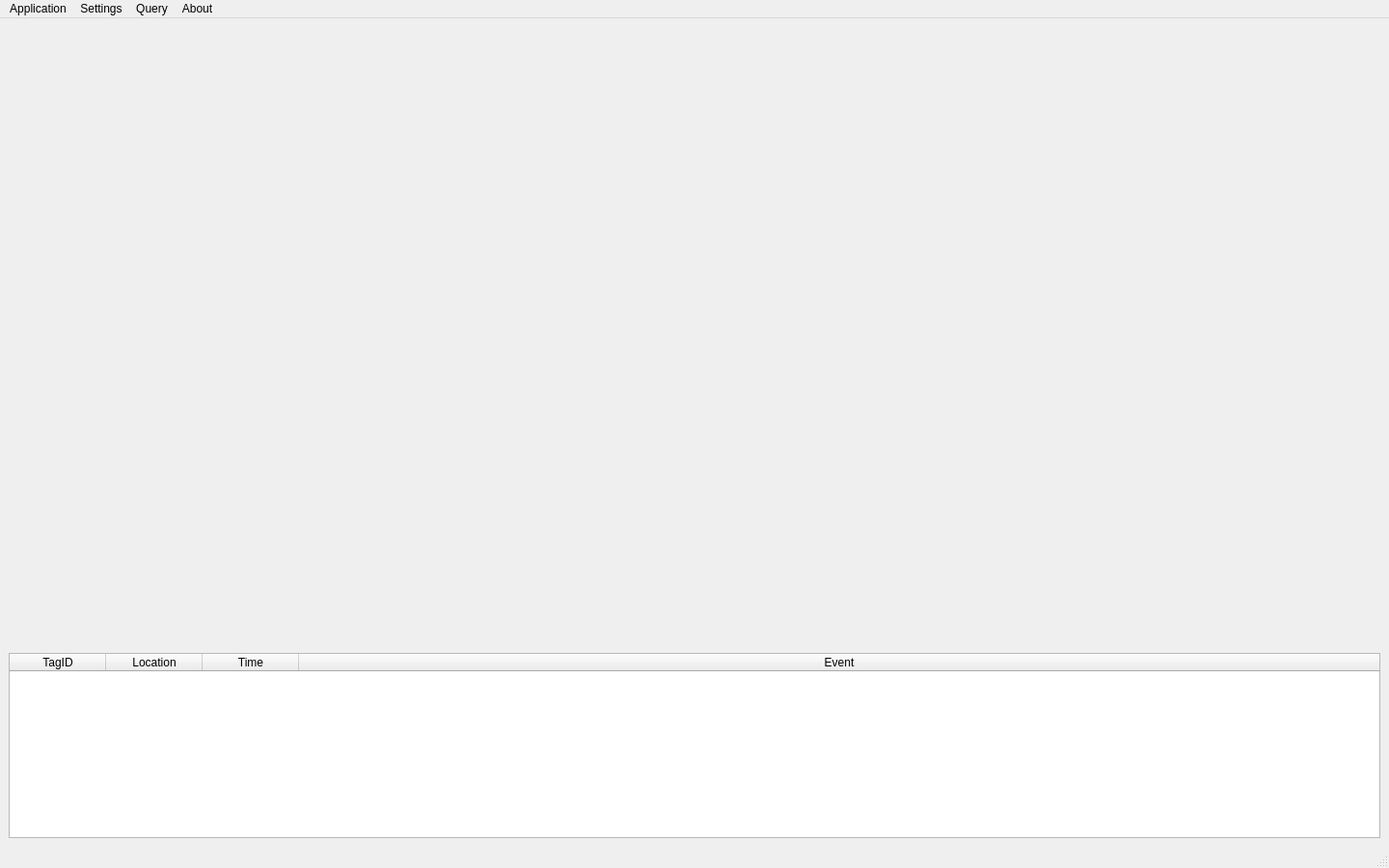
<?xml version="1.0" encoding="UTF-8"?>
<ui version="4.0">
 <class>mainWindow</class>
 <widget class="QMainWindow" name="mainWindow">
  <property name="geometry">
   <rect>
    <x>0</x>
    <y>0</y>
    <width>1440</width>
    <height>900</height>
   </rect>
  </property>
  <property name="sizePolicy">
   <sizepolicy hsizetype="Expanding" vsizetype="Expanding">
    <horstretch>0</horstretch>
    <verstretch>0</verstretch>
   </sizepolicy>
  </property>
  <property name="windowTitle">
   <string>Localization System</string>
  </property>
  <widget class="QWidget" name="centralwidget">
   <property name="enabled">
    <bool>true</bool>
   </property>
   <property name="sizePolicy">
    <sizepolicy hsizetype="Expanding" vsizetype="Expanding">
     <horstretch>0</horstretch>
     <verstretch>0</verstretch>
    </sizepolicy>
   </property>
   <layout class="QGridLayout" name="gridLayout">
    <item row="0" column="0">
     <layout class="QVBoxLayout" name="verticalLayout">
      <item>
       <widget class="LocationPlot" name="widget" native="true">
        <property name="sizePolicy">
         <sizepolicy hsizetype="Expanding" vsizetype="Expanding">
          <horstretch>0</horstretch>
          <verstretch>0</verstretch>
         </sizepolicy>
        </property>
       </widget>
      </item>
      <item>
       <widget class="QTableWidget" name="tableWidget">
        <property name="sizePolicy">
         <sizepolicy hsizetype="Expanding" vsizetype="Preferred">
          <horstretch>0</horstretch>
          <verstretch>0</verstretch>
         </sizepolicy>
        </property>
        <attribute name="horizontalHeaderCascadingSectionResizes">
         <bool>false</bool>
        </attribute>
        <attribute name="horizontalHeaderStretchLastSection">
         <bool>true</bool>
        </attribute>
        <column>
         <property name="text">
          <string>TagID</string>
         </property>
        </column>
        <column>
         <property name="text">
          <string>Location</string>
         </property>
        </column>
        <column>
         <property name="text">
          <string>Time</string>
         </property>
        </column>
        <column>
         <property name="text">
          <string>Event</string>
         </property>
        </column>
       </widget>
      </item>
     </layout>
    </item>
   </layout>
  </widget>
  <widget class="QMenuBar" name="menubar">
   <property name="geometry">
    <rect>
     <x>0</x>
     <y>0</y>
     <width>1440</width>
     <height>17</height>
    </rect>
   </property>
   <widget class="QMenu" name="menuApplication">
    <property name="title">
     <string>Application</string>
    </property>
   </widget>
   <widget class="QMenu" name="menuSettings">
    <property name="title">
     <string>Settings</string>
    </property>
    <addaction name="actionDynamic_Tags"/>
    <addaction name="actionDangerous_Zones_Settings"/>
    <addaction name="actionAnchor_Settings"/>
   </widget>
   <widget class="QMenu" name="menuAbout">
    <property name="title">
     <string>Query</string>
    </property>
    <addaction name="actionHistory_Query"/>
    <addaction name="actionHistory_Event"/>
   </widget>
   <widget class="QMenu" name="menuAbout_2">
    <property name="title">
     <string>About</string>
    </property>
   </widget>
   <addaction name="menuApplication"/>
   <addaction name="menuSettings"/>
   <addaction name="menuAbout"/>
   <addaction name="menuAbout_2"/>
  </widget>
  <widget class="QStatusBar" name="statusbar"/>
  <action name="actionDynamic_Tags">
   <property name="text">
    <string>Dynamic Tag Settings</string>
   </property>
  </action>
  <action name="actionDangerous_Zones_Settings">
   <property name="text">
    <string>Dangerous Zones Settings</string>
   </property>
  </action>
  <action name="actionAnchor_Settings">
   <property name="text">
    <string>Anchor Settings</string>
   </property>
  </action>
  <action name="actionHistory_Query">
   <property name="text">
    <string>History Trajectory</string>
   </property>
  </action>
  <action name="actionHistory_Event">
   <property name="text">
    <string>History Event</string>
   </property>
  </action>
 </widget>
 <customwidgets>
  <customwidget>
   <class>LocationPlot</class>
   <extends>QWidget</extends>
   <header>locationplot</header>
   <container>1</container>
  </customwidget>
 </customwidgets>
 <resources/>
 <connections/>
</ui>
